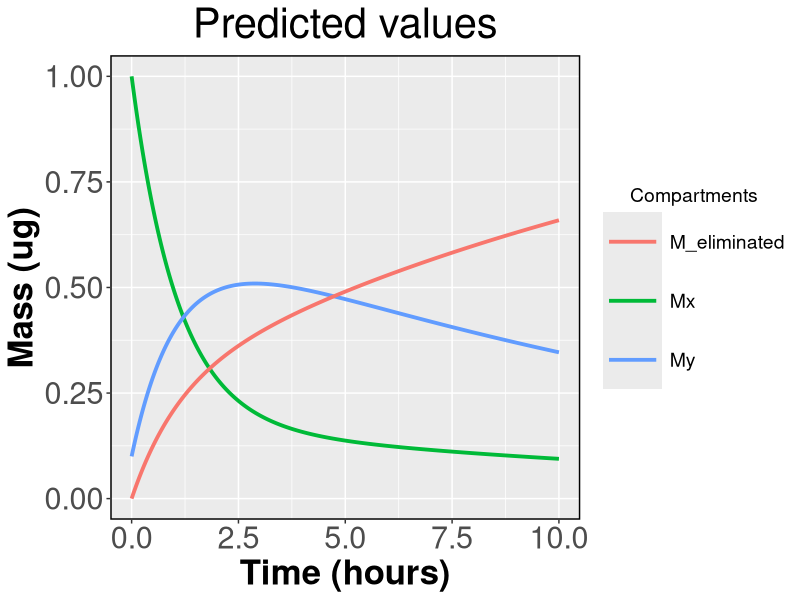

This chart was generated by the following R code: (Note: this script raises an error after producing the figure.)
library(deSolve) # Imports ODE Solvers
library(ggplot2) # Creating plots

# check the working directory 
getwd()

# Change the working directory
# add whatever working directory you want
wd = '/Users/dpjio/Documents/GitHub/PFAS_PBK_models/PFOA inhalation Rat/R_examples' 
setwd(wd)
getwd()

#-----------------------------------------------#
# Custom functions for the solution of the ODEs #
#-----------------------------------------------#

# create.params() returns a list with all user defined parameters

create.params <- function(user_input){
  with(as.list(user_input),{
    k12 = k12_value 
    k21 = k21_value
    ke = 0.3
    
    return(list('k12' = k12, 'k21' = k21, 'ke'=ke,
                'Mx_initial'=Mx_initial, 'My_initial'=My_initial, 
                'IV_intakes'=IV_intakes, 'IV_times'=IV_times))
  })
}

# ode.func() is a function with ODEs of the model
ode.func <- function(time, inits, params){
  with(as.list(c(inits, params)),{
    
    dMx = k21 * My - k12 * Mx - ke * Mx
    
    dMy = - k21 * My + k12 * Mx 
    
    dM_eliminated = ke * Mx
    
    # Important: The derivatives must be returned with the same row
    # that they are reported 
    return(list(c('dMx'=dMx, 'dMy'=dMy, 'dM_eliminated'=dM_eliminated)))
  })
}


# create.inits() returns a vector with the initial conditions
# provided to the ODEs
create.inits <- function(parameters){
  with(as.list(parameters),{
    
    Mx <- Mx_initial
    My <- My_initial
    M_eliminated = 0
    
    return(c('Mx'= Mx, 'My' = My, 'M_eliminated' = M_eliminated))
  })
}

# create.events() returns a dataframe with the dosing plan 
create.events <- function(parameters){
  with(as.list(parameters),{
    
    IV_intakes <- IV_intakes
    IV_times <- IV_times
    IV_ltimes <- length(IV_times)
    
    events <- data.frame(var = c(rep('Mx', IV_ltimes)), 
                         time = c(IV_times),
                         value = c(IV_intakes),
                         method = rep('add',IV_ltimes))
    #events <- events[order(events$time),] 
    return(list(data=events))
  })
}

#------------#
# User Input #
#------------#

user_input <- list('k12_value'=0.5, 
                   'k21_value'=0.2, 
                   'Mx_initial'= 1,
                   'My_initial'= 0.1,
                   'IV_intakes'=c(1, 1),
                   'IV_times'=c(5, 7.5))

params <- create.params(user_input)
inits <- create.inits(params)
events <- create.events(params)

# sample_time: a vector of time points to solve the ODEs
sample_time=seq(0,10,0.01)

# ode(): The solver of the ODEs
solution <- data.frame(deSolve::ode(times = sample_time,  func = ode.func, y = inits, parms = params,
                           #events = events,
                           method="lsodes",rtol = 1e-05, atol = 1e-05))

# Check the mass balance: the sum of each row of the solution dataframe should be
# equal to the sum of initial amounts.
#rowSums(solution[ ,-1])

# Basic Plot of Mx vs time
# plot(x = solution$time, y = solution$Mx)

# Plot with ggplot2

compartments <- c('Mx', 'My', 'M_eliminated')
color_codes <- scales::hue_pal()(length(compartments))

plot <- ggplot(data = solution)+
  geom_line( aes(x = time, y = Mx, color='Mx'), size=1.3)+
  geom_line( aes(x = time, y = My, color='My'), size=1.3)+
  geom_line( aes(x = time, y = M_eliminated, color='M_eliminated'), size=1.3)+
  
  labs(title = 'Predicted values',
       y = 'Mass (ug)' , x = "Time (hours)")+
  theme(plot.title = element_text(hjust = 0.5,size=30),
        axis.title.y =element_text(hjust = 0.5,size=25,face="bold"),
        axis.text.y=element_text(size=22),
        axis.title.x =element_text(hjust = 0.5,size=25,face="bold"),
        axis.text.x=element_text(size=22),
        legend.title=element_text(hjust = 0.5,size=25),
        legend.text=element_text(size=22),
        panel.border = element_rect(colour = "black", fill=NA, size=1.0)) +
  
  scale_color_manual("Compartments", values=color_codes)+
  theme(legend.key.size = unit(1.5, 'cm'),
        legend.title = element_text(size=14),
        legend.text = element_text(size=14),
        axis.text = element_text(size = 14))

# Save the generated data

# Define the directory at which you want to save the data
wd_data <- '/Users/dpjio/Documents/GitHub/PFAS_PBK_models/PFOA inhalation Rat/R_examples'
setwd(wd_data)

# Select which time points you want to save
t_selected <- seq(1,10,1)

# Save the 'solution' dataframe into an xlsx (excel) file
openxlsx::write.xlsx(x = solution[solution$time %in% t_selected, ], file = 'Dataset/PK_data.xlsx')

# Or save the 'solution' dataframe as a csv file
write.csv(x = solution, file = 'Dataset/PK_data.csv', row.names = FALSE)
